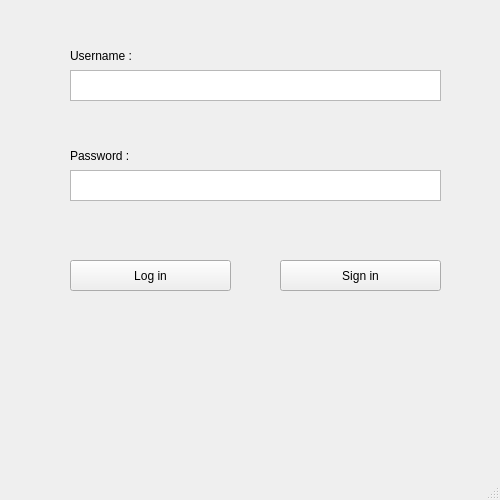
<?xml version="1.0" encoding="UTF-8"?>
<ui version="4.0">
 <class>MainWindow</class>
 <widget class="QMainWindow" name="MainWindow">
  <property name="geometry">
   <rect>
    <x>0</x>
    <y>0</y>
    <width>500</width>
    <height>500</height>
   </rect>
  </property>
  <property name="windowTitle">
   <string>MainWindow</string>
  </property>
  <widget class="QWidget" name="centralwidget">
   <widget class="QTextBrowser" name="textBrowser">
    <property name="geometry">
     <rect>
      <x>70</x>
      <y>70</y>
      <width>371</width>
      <height>31</height>
     </rect>
    </property>
   </widget>
   <widget class="QTextBrowser" name="textBrowser_2">
    <property name="geometry">
     <rect>
      <x>70</x>
      <y>170</y>
      <width>371</width>
      <height>31</height>
     </rect>
    </property>
   </widget>
   <widget class="QLabel" name="label">
    <property name="geometry">
     <rect>
      <x>70</x>
      <y>40</y>
      <width>111</width>
      <height>31</height>
     </rect>
    </property>
    <property name="text">
     <string>Username :</string>
    </property>
   </widget>
   <widget class="QLabel" name="label_2">
    <property name="geometry">
     <rect>
      <x>70</x>
      <y>140</y>
      <width>111</width>
      <height>31</height>
     </rect>
    </property>
    <property name="text">
     <string>Password :</string>
    </property>
   </widget>
   <widget class="QPushButton" name="pushButton">
    <property name="geometry">
     <rect>
      <x>70</x>
      <y>260</y>
      <width>161</width>
      <height>31</height>
     </rect>
    </property>
    <property name="text">
     <string>Log in</string>
    </property>
   </widget>
   <widget class="QPushButton" name="pushButton_2">
    <property name="geometry">
     <rect>
      <x>280</x>
      <y>260</y>
      <width>161</width>
      <height>31</height>
     </rect>
    </property>
    <property name="text">
     <string>Sign in</string>
    </property>
   </widget>
  </widget>
  <widget class="QStatusBar" name="statusbar"/>
 </widget>
 <resources/>
 <connections/>
</ui>
